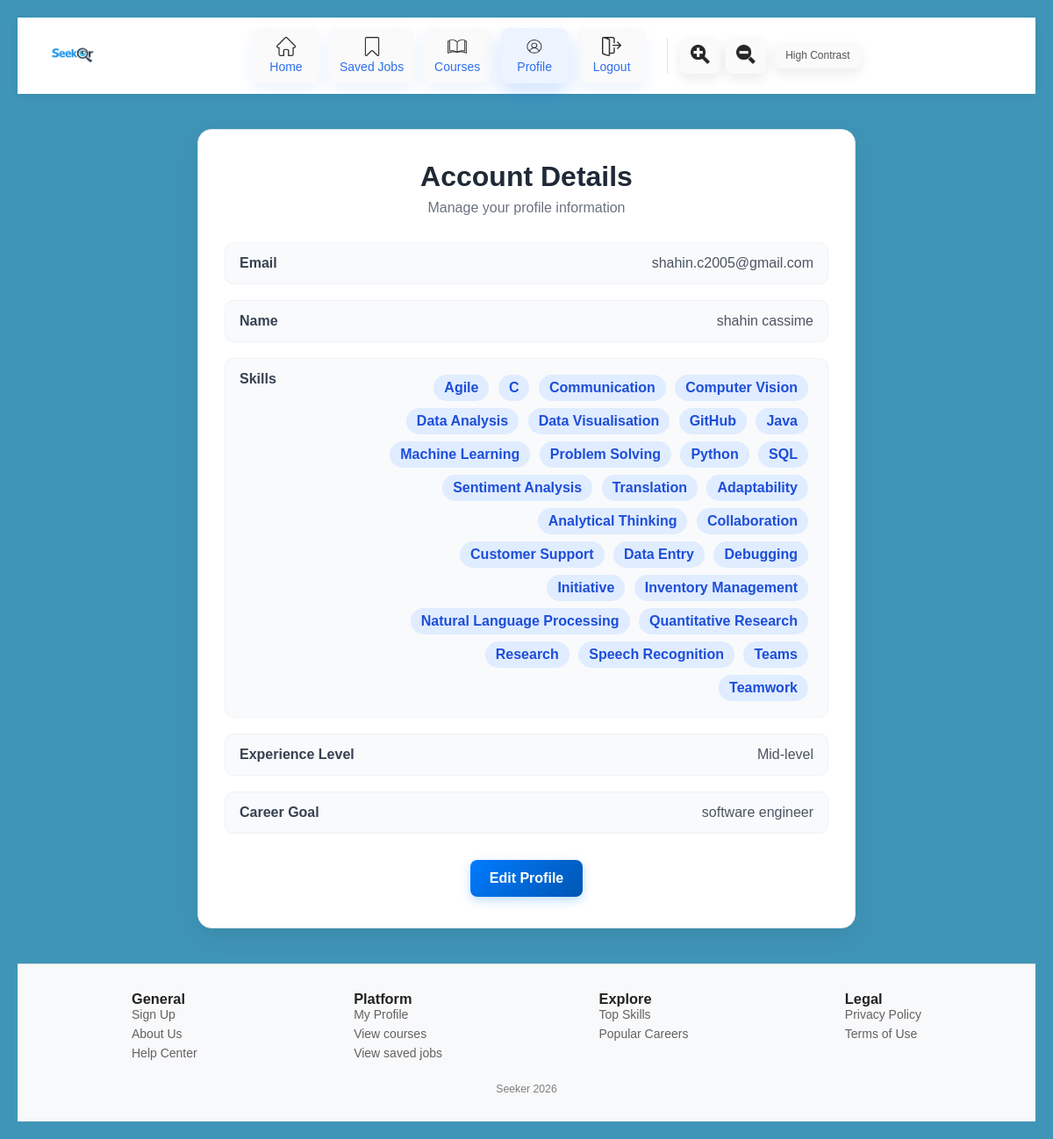
/account_page (signed in), run on an earlier commit of the app's database.
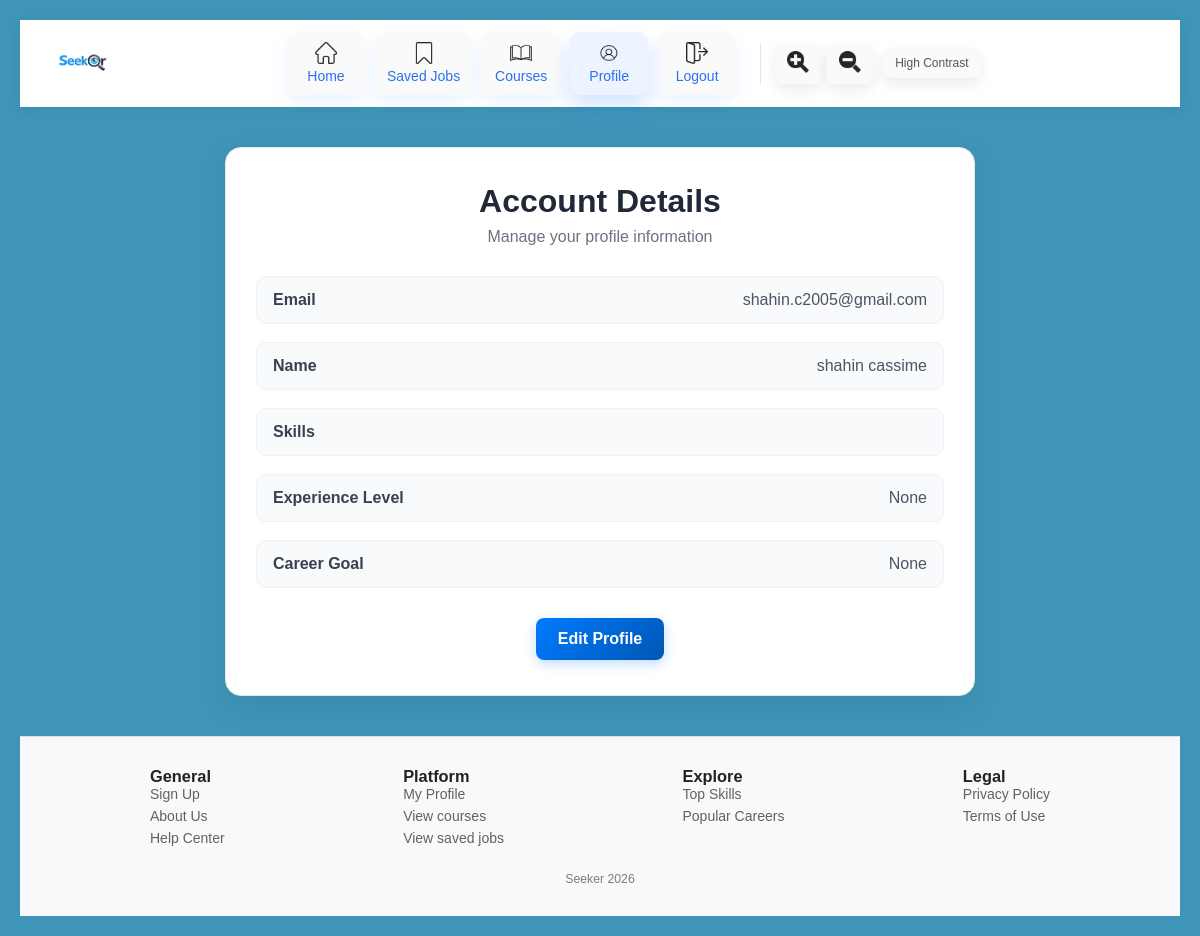
And on a later commit of the database.
### app.py (models this page shows, shortened)
class User(db.Model): #user table
    __tablename__="user"
    id = db.Column(db.Integer, primary_key=True)
    email = db.Column(db.String(120), unique=True, nullable=False)
    password = db.Column(db.String(200), nullable=False)
    name = db.Column(db.String(100))
    experience_level=db.Column(db.String(100))
    career_goal= db.Column(db.String(100))
    skills = db.relationship("UserSkill", backref="user", cascade="all, delete-orphan")

class UserSkill(db.Model):  #user skill table
    __tablename__="user_skill"
    id = db.Column(db.Integer, primary_key=True)
    user_id=db.Column(db.Integer,db.ForeignKey("user.id"), nullable=False)
    skill_id = db.Column(db.Integer, db.ForeignKey("skill.id"), nullable=False)
    __table_args__ = (
        db.UniqueConstraint("user_id", "skill_id", name="unique_user_skill"),
    )

class Skill(db.Model):   #skill table
    __tablename__="skill"
    id = db.Column(db.Integer, primary_key=True)
    name = db.Column(db.String(120), unique=True, nullable=False)
    users = db.relationship("UserSkill", backref="skill", cascade="all, delete-orphan")

### app.py (the view)
@app.route('/account_page', methods=['GET']) #account page, allowing users to view their details
def account_page():
    user = get_logged_user()
    if not user:
        flash('Login first', 'error')
        return redirect(url_for('login_page'))
    return render_template('account_page.html', user=user)

### app.py (called while the page is built)
def get_logged_user():
    email = session.get("user")
    if not email:
        return None
    return User.query.filter_by(email=email).first()

### templates/account_page.html (shortened to what this page needs)
<!DOCTYPE html>
<html lang="en">
<head>
  <link rel="stylesheet" href="{{ url_for('static', filename='account_page.css') }}">
</head>
<body>
  {% include 'navbar.html' %}
  <div class="account-page">
    <div class="account-card">
      <h1>Account Details</h1>
      <p class="subtitle">Manage your profile information</p>
      <div class="account-info">
        <div class="info-row">
          <span class="label">Email</span>
          <span class="value">{{ user.email }}</span>
        </div>
        <div class="info-row">
          <span class="label">Name</span>
          <span class="value">{{ user.name }}</span>
        </div>
        <div class="info-row">
          <span class="label">Skills</span>
          <span class="value">
            {% for us in user.skills %}
              <span class="skill-badge">{{ us.skill.name }}</span>
            {% endfor %}
          </span>
        </div>
        <div class="info-row">
          <span class="label">Experience Level</span>
          <span class="value">{{ user.experience_level }}</span>
        </div>
        <div class="info-row">
          <span class="label">Career Goal</span>
          <span class="value">{{ user.career_goal }}</span>
        </div>
      </div>
      <div class="account-actions">
        <a href="{{ url_for('edit_account') }}" class="btn">Edit Profile</a>
      </div>
    </div>
  </div>
  {%include 'footer.html'%}
</body>
</html>

### templates/navbar.html (shortened to what this page needs)
<nav class="navbar">
<link rel="stylesheet" href="{{ url_for('static', filename='navbar.css') }}">
<div class="nav-brand">
  <a href="{{ url_for('home_page') }}">
      <img src="{{ url_for('static', filename='logo.png') }}" alt="Seeker Logo" class="logo">
  </a>
</div>
    <ul class="nav-links">
      <li><a href="{{ url_for('home_page') }}"><img src="{{ url_for('static', filename='home.png') }}" class="nav-icon"><span>Home</span></a></li>
    {% if session.get('user') %}
    <li><a href="{{ url_for('saved_jobs') }}" class="{% if request.endpoint == 'saved_jobs' %}active{% endif %}"><img src="{{ url_for('static', filename='save-instagram.png') }}" class="nav-icon" alt="Saved Jobs"><span>Saved Jobs</span></a></li>
    {% endif %}
    <li><a href="{{ url_for('courses_page') }}" class="{% if request.endpoint == 'courses_page' %}active{% endif %}"><img src="{{ url_for('static', filename='book.png') }}" class="nav-icon" alt="Courses"><span>Courses</span></a></li>
    {% if session.get('user') %}
    <div class="dropdown">
      <li><a href="{{ url_for('account_page') }}" class="{% if request.endpoint == 'account_page' %}active{% endif %}"><img src="{{ url_for('static', filename='profile.png') }}" class="nav-icon" alt="Profile"><span>Profile</span></a></li>
    </div>
    {% endif %}
    {% if session.get('user') %}
    <li><a href="{{ url_for('logout') }}" class="{% if request.endpoint == 'logout' %}active{% endif %}"><img src="{{ url_for('static', filename='logout.png') }}" class="nav-icon" alt='Logout'><span>Logout</span></a></li>
    {% else %}
    <li><a href="{{ url_for('login_page') }}" class="{% if request.endpoint == 'login_page' %}active{% endif %}"><img src="{{ url_for('static', filename='logout.png') }}" class="nav-icon" alt='Login'><span>Login</span></a></li>
    {% endif %}
    <div class="accessibility-controls">
      <button id="maximise" class="accessibility-btn"><img src="{{ url_for('static', filename='maximise.png') }}" class="maximise-icon"> </button>
      <button id="minimise" class="accessibility-btn"><img src="{{ url_for('static', filename='minimise.png') }}" class="minimise-icon"></button>
  </div>
  <button id="high-contrast" class="accessibility-btn">High Contrast</button>
    </ul>
  </nav>

### templates/footer.html (shortened to what this page needs)
<head>
    <link rel="stylesheet" href="{{ url_for('static', filename='footer.css') }}">
</head>
<footer class="footer">
    <div class="footer-container">
    <div class="footer-column">
        <h3>General</h3>
        <a href="{{ url_for('signup_page') }}">Sign Up</a>
        <a href="{{ url_for('about_us') }}">About Us</a>
        <a href="{{ url_for('contact_us') }}">Help Center</a>
      </div>
      <div class="footer-column">
        <h3>Platform</h3>
        <ul>
            <a href="{{ url_for('account_page') }}">My Profile</a>
            <a href="{{ url_for('courses_page') }}">View courses</a>
            <a href="{{ url_for('saved_jobs') }}">View saved jobs</a>
        </ul>
      </div>
      <div class="footer-column">
        <h3>Explore</h3>
        <ul>
          <a>Top Skills</a>
          <a>Popular Careers</a>
        </ul>
      </div>
      <div class="footer-column">
        <h3>Legal</h3>
        <ul>
          <a>Privacy Policy</a>
          <a>Terms of Use</a>
        </ul>
      </div>
    </div>
    <div class="footer-bottom">
      <p>Seeker 2026</p>
    </div>
  </footer>

### static/account_page.css (style rules this page uses)
* { margin: 0; padding: 0; box-sizing: border-box; font-family: Arial; }
body { background: linear-gradient(135deg, #f4f6f9, #e9eef5); min-height: 100vh; padding: 20px; color: #222; }
.account-page { display: flex; justify-content: center; align-items: flex-start; margin-top: 40px; }
.account-card { width: 100%; max-width: 750px; background: #fff; border-radius: 16px; padding: 35px 30px; box-shadow: 0 10px 30px rgba(0, 0, 0, 0.08); border: 1px solid #e5e7eb; }
.account-card h1 { text-align: center; font-size: 2em; margin-bottom: 8px; color: #1f2937; }
.subtitle { text-align: center; color: #6b7280; margin-bottom: 30px; }
.account-info { display: flex; flex-direction: column; gap: 18px; }
.info-row { display: flex; justify-content: space-between; align-items: flex-start; gap: 20px; padding: 14px 16px; background-color: #f9fafb; border-radius: 10px; border: 1px solid #eef2f7; }
.label { font-weight: bold; color: #374151; min-width: 150px; }
.value { flex: 1; color: #4b5563; text-align: right; word-break: break-word; }
.account-actions { text-align: center; margin-top: 30px; }
.btn { display: inline-block; padding: 12px 22px; background: linear-gradient(135deg, #007bff, #0056b3); color: white; text-decoration: none; border-radius: 8px; font-weight: bold; transition: 0.3s ease; box-shadow: 0 4px 12px rgba(0, 123, 255, 0.25); }

### static/navbar.css (style rules this page uses)
* { box-sizing: border-box; }
body { margin: 0; font-family: Arial; background: rgb(63, 149, 183) }
.navbar { position: sticky; top: 0; z-index: 1000; display: flex; justify-content: space-between; align-items: center; padding: 12px 30px; background: #fff; box-shadow: 0 2px 10px rgba(0, 0, 0, 0.06); }
.nav-brand { display: flex; align-items: center; }
.logo { height: 45px; width: auto; display: block; }
.nav-links { list-style: none; display: flex; align-items: center; gap: 10px; margin: 0; padding: 0; }
.nav-links li a { display: flex; flex-direction: column; align-items: center; justify-content: center; gap: 4px; min-width: 78px; padding: 10px 12px; text-decoration: none; border-radius: 10px; background: #fafafa; color: #555; transition: transform 0.2s ease, box-shadow 0.2s ease, background-color 0.2s ease; box-shadow: 0 8px 18px rgba(0, 111, 255, 0.08); }
.nav-links li a.active { background: #eef4ff; box-shadow: 0 12px 22px rgba(0, 111, 255, 0.18); }
.nav-links li a span { font-size: 0.875em; font-weight: 500; line-height: 1.2; color: #2f6fed; }
.nav-icon { width: 22px; height: 22px; object-fit: contain; opacity: 0.85; transition: opacity 0.2s ease; }
.maximise-icon { width: 22px; height: 22px; object-fit: contain; opacity: 0.85; transition: opacity 0.2s ease; }
.minimise-icon { width: 22px; height: 22px; object-fit: contain; opacity: 0.85; transition: opacity 0.2s ease; }
.nav-links li a:hover .nav-icon, .nav-links li a.active .nav-icon { opacity: 1; }
.accessibility-controls { display: flex; align-items: center; gap: 6px; margin-left: 14px; padding-left: 14px; border-left: 1px solid #e5e5e5; }
.accessibility-btn { padding: 8px 12px; border: none; border-radius: 8px; background: #fafafa; color: #555; font-size: 12px; font-weight: 500; cursor: pointer; transition: transform 0.2s ease, box-shadow 0.2s ease, background-color 0.2s ease; box-shadow: 0 6px 14px rgba(0, 0, 0, 0.08); }
img { max-width: 100%; height: auto; }
.dropdown { position: relative; display: inline-block; }

### static/footer.css (style rules this page uses)
.footer { background: #f8f9fa; padding: 30px 20px; margin-top: 40px; border-top: 1px solid #ddd; font-size: 0.875em;; }
.footer-container { max-width: 900px; margin: auto; display: flex; justify-content: space-between; gap: 20px; }
.footer a { color: #646161; display: block; margin-bottom: 6px; background: none; border: none; padding: 0; text-decoration: none; }
.footer-bottom { text-align: center; margin-top: 20px; color: #7d7d7d; font-size: 0.875em; }

What changed in the data, as far as the page shows it:
removed UserSkill: skill.name "Agile"
removed UserSkill: skill.name "C"
removed UserSkill: skill.name "Communication"
removed UserSkill: skill.name "Computer Vision"
removed UserSkill: skill.name "Data Analysis"
removed UserSkill: skill.name "Data Visualisation"
removed UserSkill: skill.name "GitHub"
removed UserSkill: skill.name "Java"
removed UserSkill: skill.name "Machine Learning"
removed UserSkill: skill.name "Problem Solving"
removed UserSkill: skill.name "Python"
removed UserSkill: skill.name "SQL"
removed UserSkill: skill.name "Sentiment Analysis"
removed UserSkill: skill.name "Translation"
removed UserSkill: skill.name "Adaptability"
removed UserSkill: skill.name "Analytical Thinking"
removed UserSkill: skill.name "Collaboration"
removed UserSkill: skill.name "Customer Support"
removed UserSkill: skill.name "Data Entry"
removed UserSkill: skill.name "Debugging"
removed UserSkill: skill.name "Initiative"
removed UserSkill: skill.name "Inventory Management"
removed UserSkill: skill.name "Natural Language Processing"
removed UserSkill: skill.name "Quantitative Research"
removed UserSkill: skill.name "Research"
removed UserSkill: skill.name "Speech Recognition"
removed UserSkill: skill.name "Teams"
removed UserSkill: skill.name "Teamwork"
changed User "shahin.c2005@gmail.com": experience_level "Mid-level" → "None"; career_goal "software engineer" → "None"
